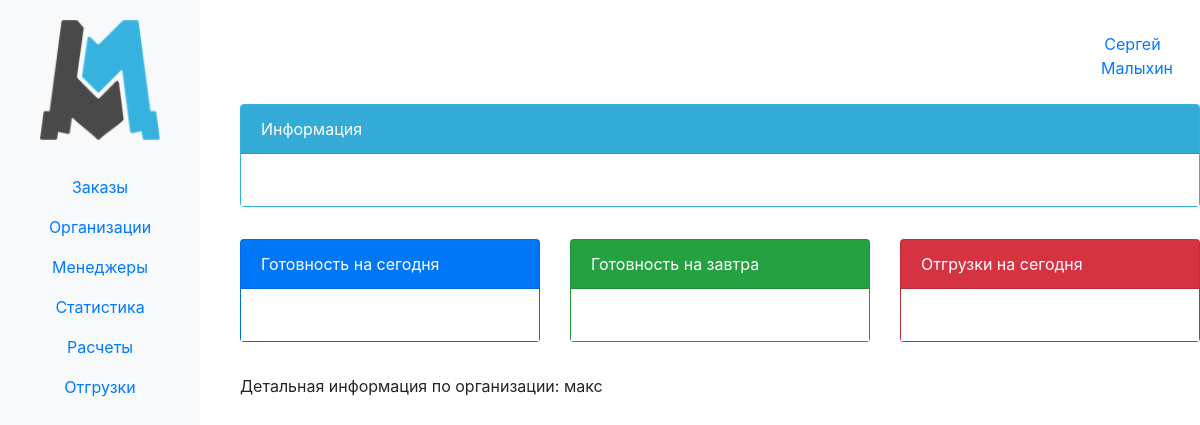
The app's page /erp_main/organization/1/ (signed in), older data.
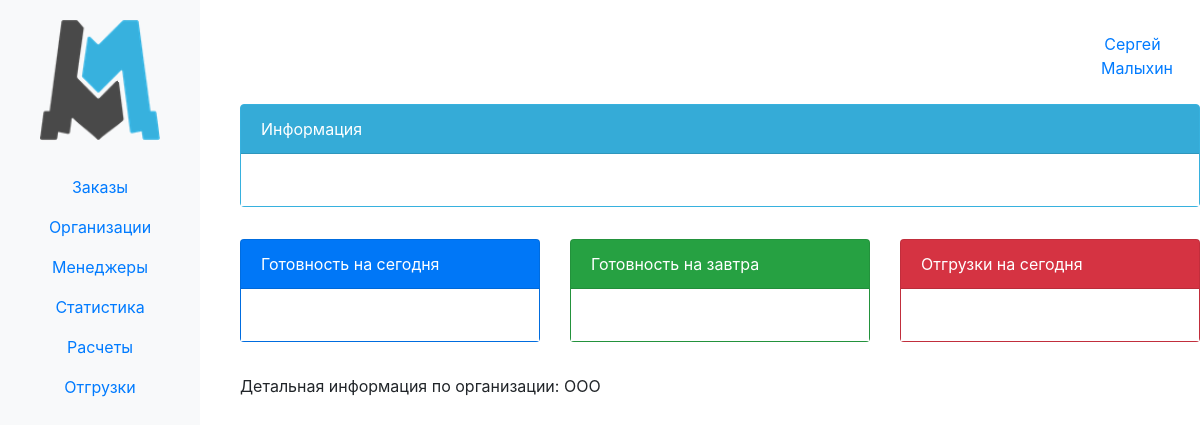
The same page, newer data.
### erp_main/models.py (models this page shows, shortened)
class Organization(models.Model):
    name = models.CharField(max_length=100, blank=True, null=True)
    inn = models.CharField(max_length=15, blank=True, null=True)
    phone_number = models.CharField(max_length=15, blank=True, null=True)
    name_fl = models.CharField(max_length=15, blank=True, null=True)
    user = models.ForeignKey(User, related_name='organizations', on_delete=models.CASCADE)
    class Meta:
        verbose_name_plural = 'Организации'

### erp_main/views.py (the view)
# urls.py: path('organization/<int:id>/', views.organization_detail, name='organization_detail'),
@login_required(login_url='login')
def organization_detail(request, id):
    organization = get_object_or_404(Organization, id=id)
    return render(request, 'organization_detail.html', {'organization': organization})

### erp_main/templates/organization_detail.html
{% extends 'base.html' %}
{% block content %}
    Детальная информация по
        {% if organization.name %}
            организации: {{ organization.name }}
        {% else %}
            физическому лицу: {{ organization.name_fl }} ({{ organization.phone_number }})
        {% endif %}
{% endblock %}

Row changes from the older to the newer data that the page shows:
changed Organization: name "макс" → "ООО"
